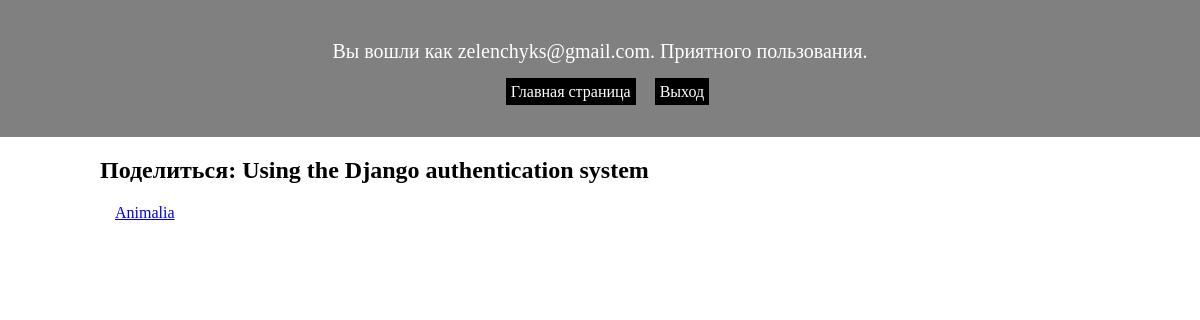
Before: /blog/post/4/share/ (signed in) with the older database file.
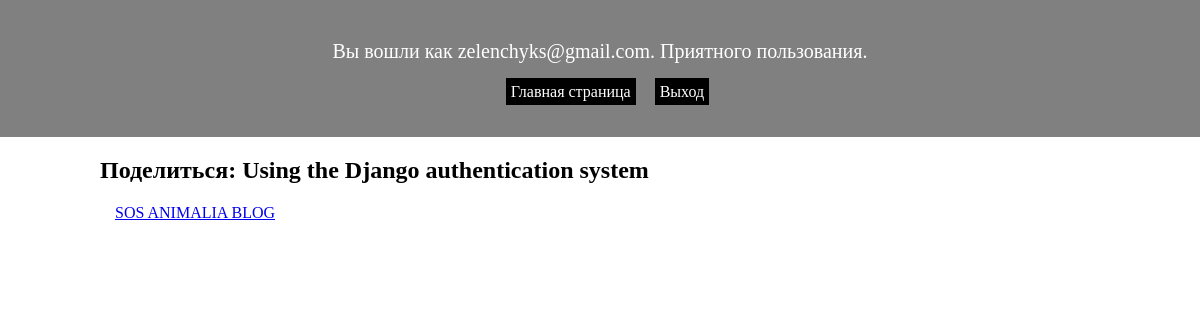
After: the same page with the newer database file.
### blog/models.py (models this page shows)
class Blog(models.Model):
    owner = models.ForeignKey(User, editable=False, on_delete=models.CASCADE)
    title = models.CharField('Заголовок', max_length=500)
    slug = models.CharField(max_length=500, editable=False)

### blog/views.py (the view)
# urls.py: path('blog/post/<int:pk>/share/', ShareBlogPostView.as_view(),
class ShareBlogPostView(TemplateView):
    template_name = 'share_blog_post.html'
    @method_decorator(login_required)
    def dispatch(self, request, *args, **kwargs):
        return super(ShareBlogPostView, self).dispatch(request, *args, **kwargs)
    def get_context_data(self, pk, **kwargs):
        blog_post = BlogPost.objects.get(pk=pk)
        currently_shared_with = blog_post.shared_to.all()
        currently_shared_with_ids = map(lambda x: x.pk, currently_shared_with)
        exclude_from_can_share_list = [
            blog_post.blog.pk] + list(currently_shared_with_ids)
        can_be_shared_with = Blog.objects.exclude(
            pk__in=exclude_from_can_share_list)
        return {
            'post': blog_post,
            'is_shared_with': currently_shared_with,
            'can_be_shared_with': can_be_shared_with
        }

### blog/templates/share_blog_post.html (shortened to what this page needs)
{% extends "base.html" %}
{% block content %}
    {% if can_be_shared_with %}
        <h2>Поделиться: {{ post.title }}</h2>
        <ul>
            {% for blog in can_be_shared_with %}
                <li>
                    <a href="{% url "share-post-with-blog" post_pk=post.pk blog_pk=blog.pk %}">{{ blog.title }}</a>
                </li>
            {% endfor %}
        </ul>
    {% endif %}
{% endblock %}

Changed rows visible on the page:
changed Blog: title "Animalia" → "SOS ANIMALIA BLOG"
